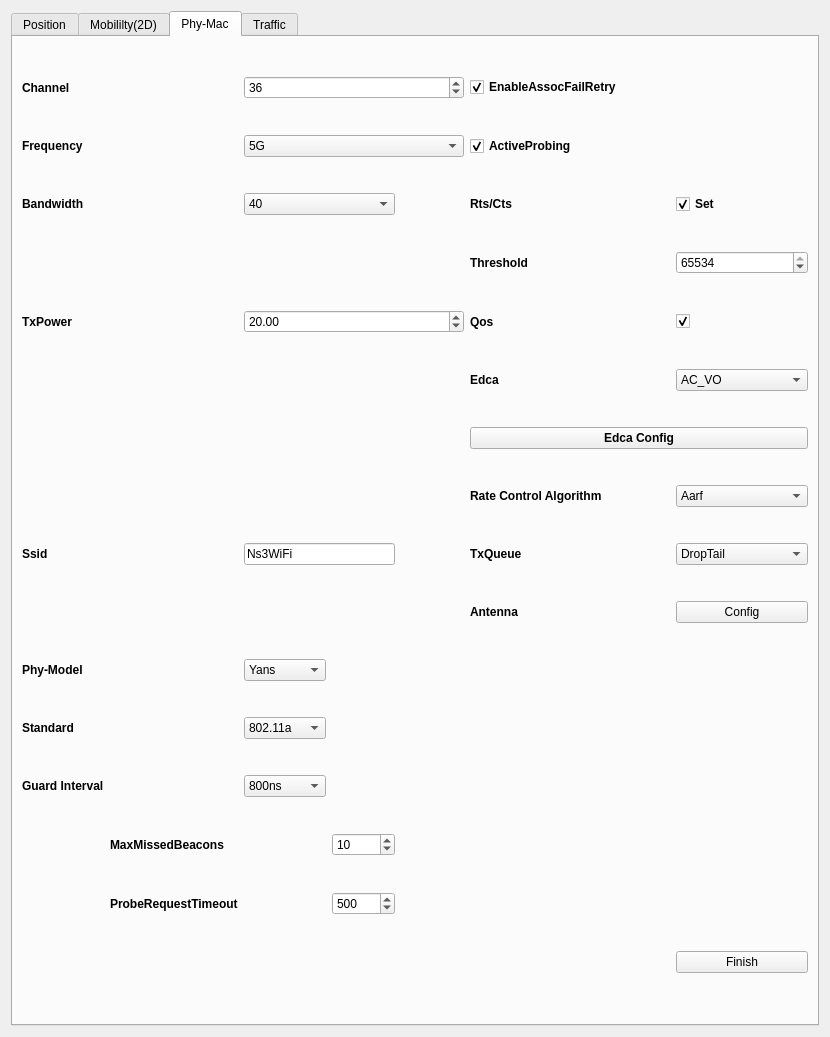
<?xml version="1.0" encoding="UTF-8"?>
<ui version="4.0">
 <class>node_config</class>
 <widget class="QWidget" name="node_config">
  <property name="geometry">
   <rect>
    <x>0</x>
    <y>0</y>
    <width>830</width>
    <height>1037</height>
   </rect>
  </property>
  <property name="windowTitle">
   <string>Form</string>
  </property>
  <layout class="QGridLayout" name="gridLayout">
   <item row="0" column="0">
    <widget class="QTabWidget" name="tabWidget">
     <property name="font">
      <font>
       <bold>false</bold>
      </font>
     </property>
     <property name="currentIndex">
      <number>2</number>
     </property>
     <property name="documentMode">
      <bool>false</bool>
     </property>
     <property name="tabsClosable">
      <bool>false</bool>
     </property>
     <property name="tabBarAutoHide">
      <bool>false</bool>
     </property>
     <widget class="QWidget" name="tab">
      <attribute name="title">
       <string>Position</string>
      </attribute>
      <layout class="QGridLayout" name="gridLayout_2">
       <item row="0" column="0">
        <widget class="QCheckBox" name="checkBox_2">
         <property name="font">
          <font>
           <pointsize>18</pointsize>
           <bold>false</bold>
          </font>
         </property>
         <property name="text">
          <string>Random Position</string>
         </property>
         <property name="checked">
          <bool>true</bool>
         </property>
        </widget>
       </item>
       <item row="1" column="0">
        <widget class="QGroupBox" name="groupBox">
         <property name="font">
          <font>
           <pointsize>14</pointsize>
           <bold>false</bold>
          </font>
         </property>
         <property name="title">
          <string>(X)</string>
         </property>
         <widget class="QDoubleSpinBox" name="doubleSpinBox">
          <property name="geometry">
           <rect>
            <x>20</x>
            <y>40</y>
            <width>81</width>
            <height>31</height>
           </rect>
          </property>
         </widget>
        </widget>
       </item>
       <item row="2" column="0">
        <widget class="QGroupBox" name="groupBox_2">
         <property name="font">
          <font>
           <pointsize>14</pointsize>
           <bold>false</bold>
          </font>
         </property>
         <property name="title">
          <string>(Y)</string>
         </property>
         <widget class="QDoubleSpinBox" name="doubleSpinBox_2">
          <property name="geometry">
           <rect>
            <x>20</x>
            <y>40</y>
            <width>81</width>
            <height>31</height>
           </rect>
          </property>
         </widget>
        </widget>
       </item>
       <item row="3" column="0">
        <widget class="QGroupBox" name="groupBox_3">
         <property name="font">
          <font>
           <pointsize>14</pointsize>
           <bold>false</bold>
          </font>
         </property>
         <property name="title">
          <string>(Z)</string>
         </property>
         <widget class="QDoubleSpinBox" name="doubleSpinBox_3">
          <property name="geometry">
           <rect>
            <x>20</x>
            <y>40</y>
            <width>81</width>
            <height>31</height>
           </rect>
          </property>
         </widget>
        </widget>
       </item>
       <item row="4" column="1">
        <widget class="QPushButton" name="pushButton">
         <property name="minimumSize">
          <size>
           <width>0</width>
           <height>50</height>
          </size>
         </property>
         <property name="text">
          <string>Finish</string>
         </property>
        </widget>
       </item>
      </layout>
     </widget>
     <widget class="QWidget" name="tab_2">
      <attribute name="title">
       <string>Mobililty(2D)</string>
      </attribute>
      <layout class="QGridLayout" name="gridLayout_3">
       <item row="0" column="0">
        <widget class="QWidget" name="widget" native="true">
         <layout class="QGridLayout" name="gridLayout_6">
          <item row="0" column="0" colspan="4">
           <widget class="QCheckBox" name="checkBox">
            <property name="font">
             <font>
              <pointsize>16</pointsize>
              <bold>false</bold>
             </font>
            </property>
            <property name="text">
             <string>Mobility</string>
            </property>
           </widget>
          </item>
          <item row="1" column="0" colspan="3">
           <widget class="QComboBox" name="comboBox">
            <item>
             <property name="text">
              <string>Random Mobility Model</string>
             </property>
            </item>
            <item>
             <property name="text">
              <string>Draw the Route Manually</string>
             </property>
            </item>
           </widget>
          </item>
          <item row="2" column="0" colspan="2">
           <widget class="QLabel" name="label">
            <property name="font">
             <font>
              <bold>true</bold>
             </font>
            </property>
            <property name="text">
             <string>Boundaries</string>
            </property>
           </widget>
          </item>
          <item row="3" column="0" rowspan="2" colspan="2">
           <widget class="QDoubleSpinBox" name="doubleSpinBox_8"/>
          </item>
          <item row="3" column="2" rowspan="2">
           <widget class="QLabel" name="label_2">
            <property name="font">
             <font>
              <bold>true</bold>
             </font>
            </property>
            <property name="text">
             <string>minX</string>
            </property>
           </widget>
          </item>
          <item row="3" column="4" rowspan="2">
           <widget class="QDoubleSpinBox" name="doubleSpinBox_10"/>
          </item>
          <item row="3" column="5" rowspan="2">
           <widget class="QLabel" name="label_3">
            <property name="font">
             <font>
              <bold>true</bold>
             </font>
            </property>
            <property name="text">
             <string>minY</string>
            </property>
           </widget>
          </item>
          <item row="4" column="1">
           <widget class="QWidget" name="widget_2" native="true"/>
          </item>
          <item row="5" column="4">
           <widget class="QDoubleSpinBox" name="doubleSpinBox_11"/>
          </item>
          <item row="5" column="5">
           <widget class="QLabel" name="label_4">
            <property name="font">
             <font>
              <bold>true</bold>
             </font>
            </property>
            <property name="text">
             <string>maxY</string>
            </property>
           </widget>
          </item>
          <item row="6" column="4" colspan="2">
           <widget class="QLabel" name="label_6">
            <property name="font">
             <font>
              <bold>true</bold>
             </font>
            </property>
            <property name="text">
             <string>Mode</string>
            </property>
           </widget>
          </item>
          <item row="7" column="4" colspan="2">
           <widget class="QComboBox" name="comboBox_2">
            <item>
             <property name="text">
              <string>Time</string>
             </property>
            </item>
            <item>
             <property name="text">
              <string>Distance</string>
             </property>
            </item>
           </widget>
          </item>
          <item row="8" column="4">
           <widget class="QLabel" name="label_7">
            <property name="font">
             <font>
              <pointsize>14</pointsize>
              <bold>true</bold>
             </font>
            </property>
            <property name="text">
             <string>(s)</string>
            </property>
           </widget>
          </item>
          <item row="9" column="4" colspan="2">
           <widget class="QDoubleSpinBox" name="doubleSpinBox_4"/>
          </item>
          <item row="10" column="4">
           <widget class="QLabel" name="label_8">
            <property name="font">
             <font>
              <pointsize>14</pointsize>
              <bold>true</bold>
             </font>
            </property>
            <property name="text">
             <string>(m)</string>
            </property>
           </widget>
          </item>
          <item row="11" column="4" colspan="2">
           <widget class="QDoubleSpinBox" name="doubleSpinBox_5"/>
          </item>
          <item row="12" column="4" colspan="2">
           <widget class="QLabel" name="label_19">
            <property name="font">
             <font>
              <bold>true</bold>
             </font>
            </property>
            <property name="text">
             <string>Velocity</string>
            </property>
           </widget>
          </item>
          <item row="13" column="4" colspan="2">
           <widget class="QDoubleSpinBox" name="doubleSpinBox_7"/>
          </item>
          <item row="14" column="4" colspan="2">
           <widget class="QPushButton" name="pushButton_4">
            <property name="text">
             <string>Finish</string>
            </property>
           </widget>
          </item>
          <item row="5" column="2" colspan="2">
           <widget class="QWidget" name="widget_3" native="true">
            <widget class="QLabel" name="label_5">
             <property name="geometry">
              <rect>
               <x>0</x>
               <y>0</y>
               <width>41</width>
               <height>31</height>
              </rect>
             </property>
             <property name="font">
              <font>
               <bold>true</bold>
              </font>
             </property>
             <property name="text">
              <string>maxX</string>
             </property>
            </widget>
           </widget>
          </item>
          <item row="5" column="0" colspan="2">
           <widget class="QDoubleSpinBox" name="doubleSpinBox_9"/>
          </item>
         </layout>
        </widget>
       </item>
      </layout>
     </widget>
     <widget class="QWidget" name="tab_3">
      <attribute name="title">
       <string>Phy-Mac</string>
      </attribute>
      <layout class="QGridLayout" name="gridLayout_4">
       <item row="5" column="6">
        <widget class="QComboBox" name="comboBox_6">
         <item>
          <property name="text">
           <string>AC_VO</string>
          </property>
         </item>
         <item>
          <property name="text">
           <string>AC_VI</string>
          </property>
         </item>
         <item>
          <property name="text">
           <string>AC_BE</string>
          </property>
         </item>
         <item>
          <property name="text">
           <string>AC_BK</string>
          </property>
         </item>
        </widget>
       </item>
       <item row="14" column="3">
        <widget class="QSpinBox" name="spinBox_4">
         <property name="value">
          <number>10</number>
         </property>
        </widget>
       </item>
       <item row="14" column="1">
        <widget class="QLabel" name="label_16">
         <property name="font">
          <font>
           <bold>true</bold>
          </font>
         </property>
         <property name="text">
          <string>MaxMissedBeacons</string>
         </property>
        </widget>
       </item>
       <item row="4" column="2" colspan="3">
        <widget class="QDoubleSpinBox" name="doubleSpinBox_6">
         <property name="value">
          <double>20.000000000000000</double>
         </property>
        </widget>
       </item>
       <item row="4" column="0" colspan="2">
        <widget class="QLabel" name="label_12">
         <property name="font">
          <font>
           <bold>true</bold>
          </font>
         </property>
         <property name="text">
          <string>TxPower</string>
         </property>
        </widget>
       </item>
       <item row="16" column="6">
        <widget class="QPushButton" name="pushButton_6">
         <property name="text">
          <string>Finish</string>
         </property>
        </widget>
       </item>
       <item row="5" column="5">
        <widget class="QLabel" name="label_32">
         <property name="minimumSize">
          <size>
           <width>40</width>
           <height>0</height>
          </size>
         </property>
         <property name="font">
          <font>
           <bold>true</bold>
          </font>
         </property>
         <property name="text">
          <string>Edca</string>
         </property>
        </widget>
       </item>
       <item row="7" column="6">
        <widget class="QComboBox" name="comboBox_7">
         <item>
          <property name="text">
           <string>Aarf</string>
          </property>
         </item>
         <item>
          <property name="text">
           <string>Amrr</string>
          </property>
         </item>
         <item>
          <property name="text">
           <string>Arf</string>
          </property>
         </item>
         <item>
          <property name="text">
           <string>Cara</string>
          </property>
         </item>
         <item>
          <property name="text">
           <string>Onoe</string>
          </property>
         </item>
         <item>
          <property name="text">
           <string>Rraa</string>
          </property>
         </item>
         <item>
          <property name="text">
           <string>Minstrel</string>
          </property>
         </item>
         <item>
          <property name="text">
           <string>Ideal</string>
          </property>
         </item>
         <item>
          <property name="text">
           <string>Constant</string>
          </property>
         </item>
         <item>
          <property name="text">
           <string>ThomsonSampling</string>
          </property>
         </item>
         <item>
          <property name="text">
           <string>MinstrelHt</string>
          </property>
         </item>
        </widget>
       </item>
       <item row="2" column="6">
        <widget class="QCheckBox" name="checkBox_5">
         <property name="font">
          <font>
           <bold>true</bold>
          </font>
         </property>
         <property name="text">
          <string>Set</string>
         </property>
         <property name="checked">
          <bool>true</bool>
         </property>
        </widget>
       </item>
       <item row="0" column="5" colspan="2">
        <widget class="QCheckBox" name="checkBox_7">
         <property name="font">
          <font>
           <bold>true</bold>
          </font>
         </property>
         <property name="text">
          <string>EnableAssocFailRetry</string>
         </property>
         <property name="checked">
          <bool>true</bool>
         </property>
        </widget>
       </item>
       <item row="15" column="3">
        <widget class="QSpinBox" name="spinBox_5">
         <property name="maximum">
          <number>65535</number>
         </property>
         <property name="value">
          <number>500</number>
         </property>
        </widget>
       </item>
       <item row="1" column="2" colspan="3">
        <widget class="QComboBox" name="comboBox_3">
         <item>
          <property name="text">
           <string>5G</string>
          </property>
         </item>
         <item>
          <property name="text">
           <string>2.4G</string>
          </property>
         </item>
        </widget>
       </item>
       <item row="3" column="6">
        <widget class="QSpinBox" name="spinBox_3">
         <property name="minimumSize">
          <size>
           <width>100</width>
           <height>0</height>
          </size>
         </property>
         <property name="maximum">
          <number>65534</number>
         </property>
         <property name="value">
          <number>65534</number>
         </property>
        </widget>
       </item>
       <item row="7" column="0" rowspan="3">
        <widget class="QLabel" name="label_13">
         <property name="font">
          <font>
           <bold>true</bold>
          </font>
         </property>
         <property name="text">
          <string>Ssid</string>
         </property>
        </widget>
       </item>
       <item row="7" column="5">
        <widget class="QLabel" name="label_33">
         <property name="font">
          <font>
           <bold>true</bold>
          </font>
         </property>
         <property name="text">
          <string>Rate Control Algorithm</string>
         </property>
        </widget>
       </item>
       <item row="10" column="2">
        <widget class="QComboBox" name="comboBox_4">
         <item>
          <property name="text">
           <string>Yans</string>
          </property>
         </item>
         <item>
          <property name="text">
           <string>Spectrum</string>
          </property>
         </item>
        </widget>
       </item>
       <item row="4" column="5">
        <widget class="QLabel" name="label_31">
         <property name="minimumSize">
          <size>
           <width>40</width>
           <height>0</height>
          </size>
         </property>
         <property name="font">
          <font>
           <bold>true</bold>
          </font>
         </property>
         <property name="text">
          <string>Qos</string>
         </property>
        </widget>
       </item>
       <item row="15" column="1">
        <widget class="QLabel" name="label_17">
         <property name="font">
          <font>
           <bold>true</bold>
          </font>
         </property>
         <property name="text">
          <string>ProbeRequestTimeout</string>
         </property>
        </widget>
       </item>
       <item row="10" column="0" colspan="2">
        <widget class="QLabel" name="label_14">
         <property name="maximumSize">
          <size>
           <width>100</width>
           <height>16777215</height>
          </size>
         </property>
         <property name="font">
          <font>
           <bold>true</bold>
          </font>
         </property>
         <property name="text">
          <string>Phy-Model</string>
         </property>
        </widget>
       </item>
       <item row="2" column="0">
        <widget class="QLabel" name="label_11">
         <property name="font">
          <font>
           <bold>true</bold>
          </font>
         </property>
         <property name="text">
          <string>Bandwidth</string>
         </property>
        </widget>
       </item>
       <item row="1" column="0" colspan="2">
        <widget class="QLabel" name="label_10">
         <property name="font">
          <font>
           <bold>true</bold>
          </font>
         </property>
         <property name="text">
          <string>Frequency</string>
         </property>
        </widget>
       </item>
       <item row="2" column="2" colspan="2">
        <widget class="QComboBox" name="comboBox_16">
         <property name="currentIndex">
          <number>1</number>
         </property>
         <item>
          <property name="text">
           <string>20</string>
          </property>
         </item>
         <item>
          <property name="text">
           <string>40</string>
          </property>
         </item>
         <item>
          <property name="text">
           <string>80</string>
          </property>
         </item>
         <item>
          <property name="text">
           <string>160</string>
          </property>
         </item>
        </widget>
       </item>
       <item row="1" column="5" colspan="2">
        <widget class="QCheckBox" name="checkBox_12">
         <property name="font">
          <font>
           <bold>true</bold>
          </font>
         </property>
         <property name="text">
          <string>ActiveProbing</string>
         </property>
         <property name="checked">
          <bool>true</bool>
         </property>
        </widget>
       </item>
       <item row="13" column="0">
        <widget class="QLabel" name="label_18">
         <property name="font">
          <font>
           <bold>true</bold>
          </font>
         </property>
         <property name="text">
          <string>Guard Interval</string>
         </property>
        </widget>
       </item>
       <item row="0" column="0" colspan="2">
        <widget class="QLabel" name="label_9">
         <property name="font">
          <font>
           <bold>true</bold>
          </font>
         </property>
         <property name="text">
          <string>Channel</string>
         </property>
        </widget>
       </item>
       <item row="12" column="0" colspan="2">
        <widget class="QLabel" name="label_15">
         <property name="font">
          <font>
           <bold>true</bold>
          </font>
         </property>
         <property name="text">
          <string>Standard</string>
         </property>
        </widget>
       </item>
       <item row="0" column="2" colspan="3">
        <widget class="QSpinBox" name="spinBox">
         <property name="value">
          <number>36</number>
         </property>
        </widget>
       </item>
       <item row="13" column="2">
        <widget class="QComboBox" name="comboBox_15">
         <property name="currentIndex">
          <number>1</number>
         </property>
         <item>
          <property name="text">
           <string>400ns</string>
          </property>
         </item>
         <item>
          <property name="text">
           <string>800ns</string>
          </property>
         </item>
         <item>
          <property name="text">
           <string>1600ns</string>
          </property>
         </item>
         <item>
          <property name="text">
           <string>3200ns</string>
          </property>
         </item>
        </widget>
       </item>
       <item row="2" column="5">
        <widget class="QLabel" name="label_29">
         <property name="minimumSize">
          <size>
           <width>200</width>
           <height>0</height>
          </size>
         </property>
         <property name="font">
          <font>
           <bold>true</bold>
          </font>
         </property>
         <property name="text">
          <string>Rts/Cts</string>
         </property>
        </widget>
       </item>
       <item row="3" column="5">
        <widget class="QLabel" name="label_30">
         <property name="minimumSize">
          <size>
           <width>200</width>
           <height>0</height>
          </size>
         </property>
         <property name="font">
          <font>
           <bold>true</bold>
          </font>
         </property>
         <property name="text">
          <string>Threshold</string>
         </property>
        </widget>
       </item>
       <item row="4" column="6">
        <widget class="QCheckBox" name="checkBox_6">
         <property name="text">
          <string/>
         </property>
         <property name="checked">
          <bool>true</bool>
         </property>
        </widget>
       </item>
       <item row="12" column="2">
        <widget class="QComboBox" name="comboBox_5">
         <item>
          <property name="text">
           <string>802.11a</string>
          </property>
         </item>
         <item>
          <property name="text">
           <string>802.11b</string>
          </property>
         </item>
         <item>
          <property name="text">
           <string>802.11g</string>
          </property>
         </item>
         <item>
          <property name="text">
           <string>802.11n</string>
          </property>
         </item>
         <item>
          <property name="text">
           <string>802.11ac</string>
          </property>
         </item>
         <item>
          <property name="text">
           <string>802.11ax</string>
          </property>
         </item>
        </widget>
       </item>
       <item row="7" column="2" rowspan="3" colspan="2">
        <widget class="QLineEdit" name="lineEdit">
         <property name="text">
          <string>Ns3WiFi</string>
         </property>
        </widget>
       </item>
       <item row="8" column="5">
        <widget class="QLabel" name="label_34">
         <property name="font">
          <font>
           <bold>true</bold>
          </font>
         </property>
         <property name="text">
          <string>TxQueue</string>
         </property>
        </widget>
       </item>
       <item row="8" column="6">
        <widget class="QComboBox" name="comboBox_8">
         <item>
          <property name="text">
           <string>DropTail</string>
          </property>
         </item>
         <item>
          <property name="text">
           <string>Red</string>
          </property>
         </item>
         <item>
          <property name="text">
           <string>CoDel</string>
          </property>
         </item>
         <item>
          <property name="text">
           <string>FqCoDel</string>
          </property>
         </item>
         <item>
          <property name="text">
           <string>PfifoFast</string>
          </property>
         </item>
        </widget>
       </item>
       <item row="9" column="6">
        <widget class="QPushButton" name="pushButton_9">
         <property name="text">
          <string>Config</string>
         </property>
        </widget>
       </item>
       <item row="9" column="5">
        <widget class="QLabel" name="label_35">
         <property name="font">
          <font>
           <bold>true</bold>
          </font>
         </property>
         <property name="text">
          <string>Antenna</string>
         </property>
        </widget>
       </item>
       <item row="6" column="5" colspan="2">
        <widget class="QPushButton" name="pushButton_8">
         <property name="font">
          <font>
           <bold>true</bold>
          </font>
         </property>
         <property name="text">
          <string>Edca Config</string>
         </property>
        </widget>
       </item>
      </layout>
     </widget>
     <widget class="QWidget" name="tab_4">
      <attribute name="title">
       <string>Traffic</string>
      </attribute>
      <layout class="QGridLayout" name="gridLayout_5">
       <item row="1" column="1">
        <widget class="QPushButton" name="pushButton_3">
         <property name="font">
          <font>
           <bold>false</bold>
          </font>
         </property>
         <property name="text">
          <string>Delete</string>
         </property>
        </widget>
       </item>
       <item row="1" column="2">
        <widget class="QPushButton" name="pushButton_2">
         <property name="text">
          <string>Add Tfc</string>
         </property>
        </widget>
       </item>
       <item row="2" column="2">
        <widget class="QPushButton" name="pushButton_7">
         <property name="text">
          <string>Finish</string>
         </property>
        </widget>
       </item>
       <item row="0" column="0" colspan="3">
        <widget class="QTableWidget" name="tableWidget">
         <property name="font">
          <font>
           <bold>true</bold>
          </font>
         </property>
         <row/>
         <column>
          <property name="text">
           <string>FlowId</string>
          </property>
         </column>
         <column>
          <property name="text">
           <string>Start(s)</string>
          </property>
         </column>
         <column>
          <property name="text">
           <string>End(s)</string>
          </property>
         </column>
         <column>
          <property name="text">
           <string>Protocol</string>
          </property>
         </column>
         <column>
          <property name="text">
           <string>Destitation</string>
          </property>
         </column>
         <column>
          <property name="text">
           <string>Application</string>
          </property>
         </column>
         <item row="0" column="0">
          <property name="text">
           <string/>
          </property>
         </item>
         <item row="0" column="1">
          <property name="text">
           <string/>
          </property>
         </item>
         <item row="0" column="2">
          <property name="text">
           <string/>
          </property>
         </item>
         <item row="0" column="3">
          <property name="text">
           <string/>
          </property>
         </item>
         <item row="0" column="4">
          <property name="text">
           <string/>
          </property>
         </item>
        </widget>
       </item>
      </layout>
     </widget>
    </widget>
   </item>
  </layout>
 </widget>
 <resources/>
 <connections/>
</ui>
